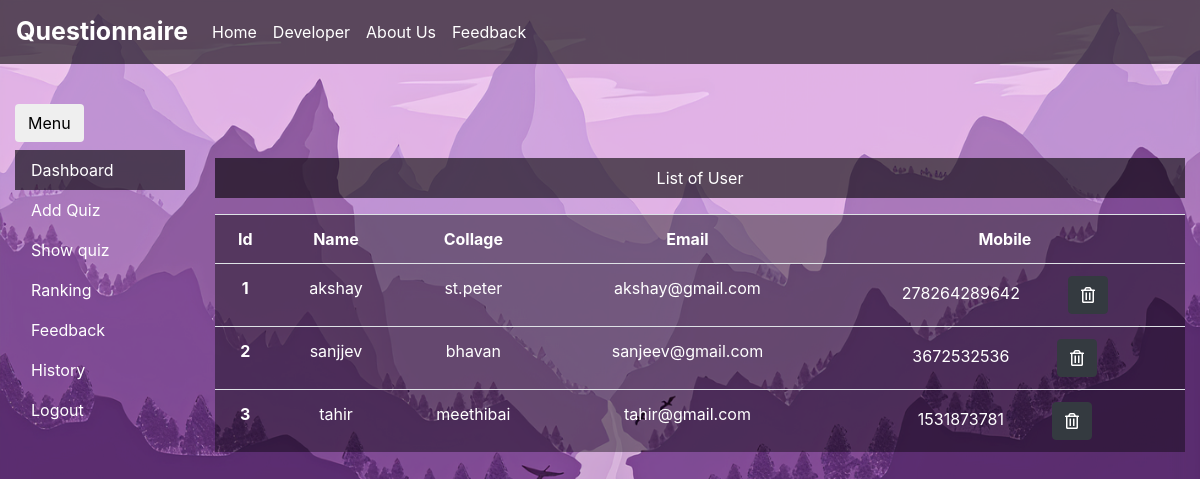
/exam/admin/dashboard.php (signed in), run on an earlier commit of the app's database.
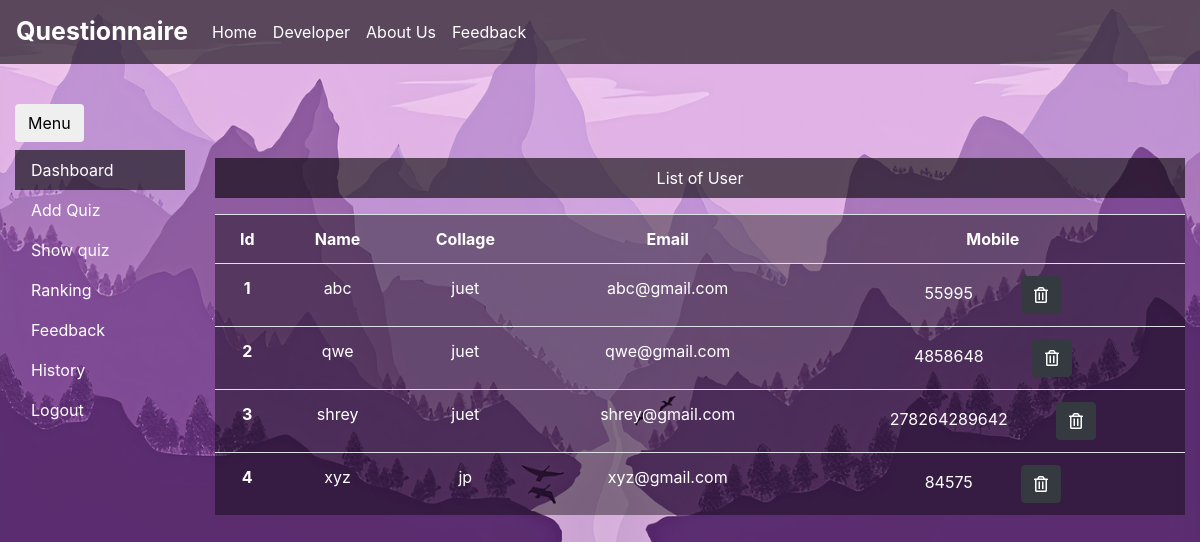
And on a later commit of the database.
### tables this page shows
CREATE TABLE `user` (
  `name` varchar(50) NOT NULL,
  `gender` varchar(6) NOT NULL,
  `collage` varchar(50) NOT NULL,
  `email` varchar(80) NOT NULL,
  `mob` bigint(20) NOT NULL,
  `password` varchar(50) NOT NULL
);

### exam/admin/dashboard.php (the view, shortened to what this page needs)
<?php
include('includes/header.php');
include('../dbcon.php');
  echo' <div class="col-sm-9 col-md-10 text-center" id="gob">
    <p class="p-2 mt-2 text-white " style="background-color: rgba(0, 0, 0, 0.6);">List of User</p>';
$sql="select * from user";
$result=$conn->query($sql);
if ($result->num_rows>0)
{
    echo '<table class="table"  style="color:white; background-color: rgba(0, 0, 0, 0.4);">
    <tbody>
    <tr>
    <th>Id</th>
    <th>Name</th>
    <th>Collage</th>
    <th>Email</th>
    <th>Mobile</th>
    </tr>
    ';
    $c=1;
    while($row=$result->fetch_assoc())
    {
     echo '<tr>
     <th>'.$c++.'</th>
     <td>'.$row["name"].'</td>
     <td>'.$row["collage"].'</td>
     <td>'.$row["email"].'</td>
     <td>'.$row["mob"].'<a title="Delete user" class="btn btn-dark ml-5" href="update.php?uemail='.$row["email"].'"><i class="far fa-trash-alt"></i></a</td>
     </tr>';
    }
    echo '<tbody>
    </table>
     ';
}
?>
</div>
<?php
include('includes/footer.php');
?>

What changed in the data, as far as the page shows it:
removed user: name "akshay", collage "st.peter", email "akshay@gmail.com", mob "278264289642"
removed user: name "sanjjev", collage "bhavan", email "sanjeev@gmail.com", mob "3672532536"
removed user: name "tahir", collage "meethibai", email "tahir@gmail.com", mob "1531873781"
added user: name "abc", collage "juet", email "abc@gmail.com", mob "55995"
added user: name "qwe", collage "juet", email "qwe@gmail.com", mob "4858648"
added user: name "shrey", collage "juet", email "shrey@gmail.com", mob "278264289642"
added user: name "xyz", collage "jp", email "xyz@gmail.com", mob "84575"
